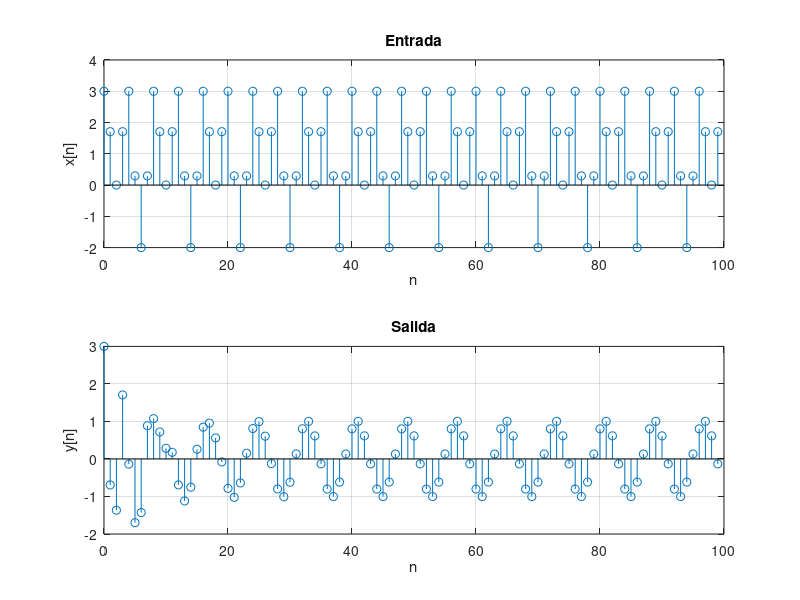
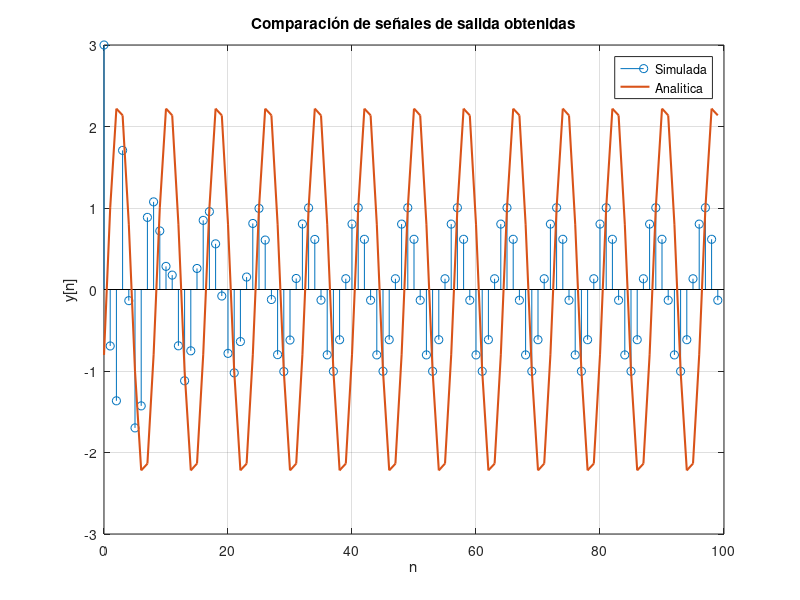

The MATLAB source for these figures, in order:
N = 100;
n = 0:N-1;

#funcion de transferencia
b = [1, 0, 0, 0, -1];
a = [1, 0.8, 0.64, 0.512];

#funcion de entrada
x = 1 + 2*cos((pi/2)*n) + sin((pi/4)*n);

#funcion salida
y = filter(b, a, x);

#funcion salida analitica
y_analitica = 2.36*sin((pi/4)*n - 0.347);


#-------------------------------------
#grafico de entrada y salida simuladas
#-------------------------------------
figure;

subplot(2,1,1);
stem(n, x);
grid on;
xlabel('n');
ylabel('x[n]');
title('Entrada');

subplot(2,1,2);
stem(n, y);
grid on;
xlabel('n');
ylabel('y[n]');
title('Salida');

#-----------------------------------------
#grafico comparando simulacion y analitica
#-----------------------------------------

figure;

stem(n, y);
hold on;
plot(n, y_analitica, 'LineWidth', 1.5);
grid on;
xlabel('n');
ylabel('y[n]');
legend('Simulada', 'Analitica');
title('Comparación de señales de salida obtenidas');
